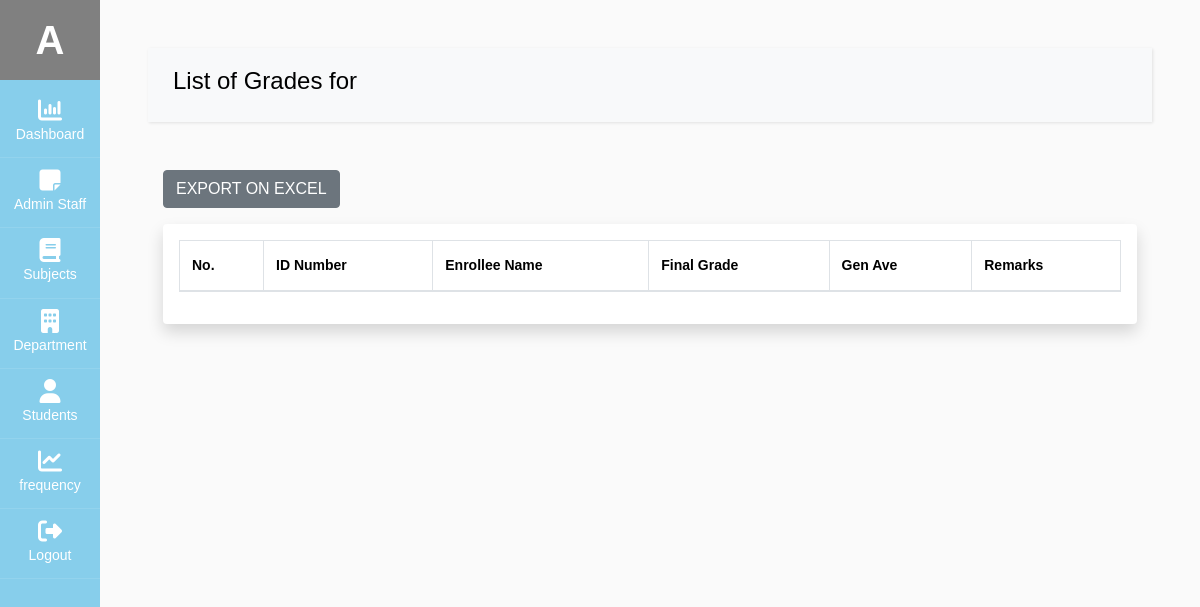
/admin/view_subject.php?subject_id=63 (signed in), run on an earlier commit of the app's database.
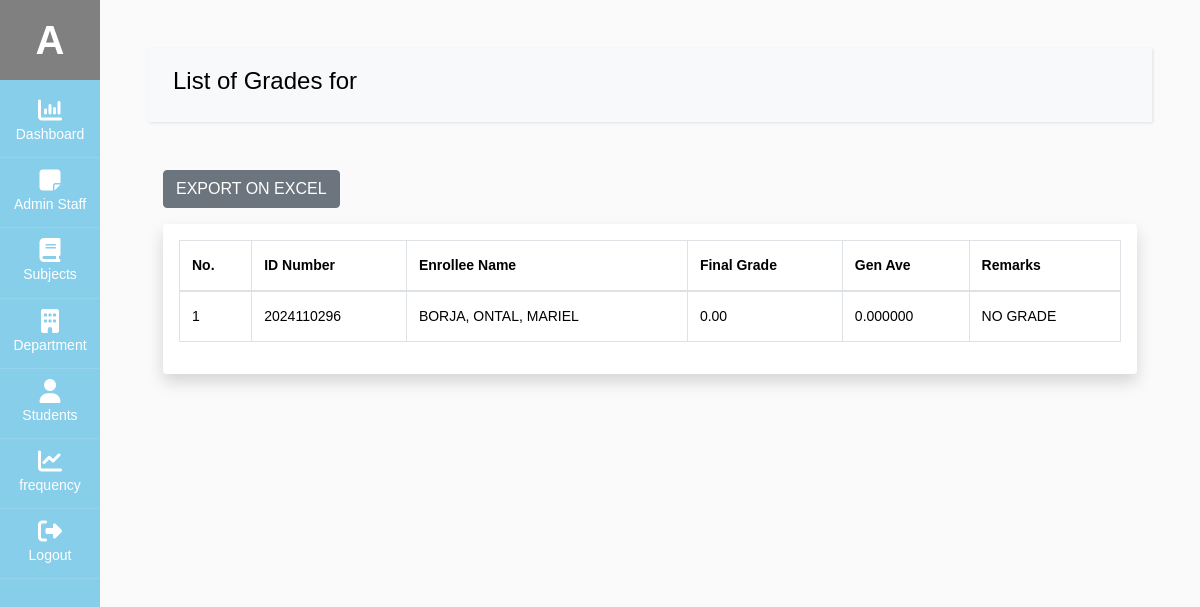
And on a later commit of the database.
### tables this page shows
CREATE TABLE `user` (
  `admin_id` int(11) NOT NULL,
  `fname` varchar(60) NOT NULL,
  `mname` varchar(60) DEFAULT NULL,
  `lname` varchar(60) NOT NULL,
  `email` varchar(100) NOT NULL,
  `username` varchar(100) NOT NULL,
  `password` varchar(100) NOT NULL,
  `type` varchar(20) NOT NULL,
  `profile_img` varchar(255) DEFAULT NULL,
  `status` int(11) NOT NULL DEFAULT 1
);

CREATE TABLE `student` (
  `stud_id` int(11) NOT NULL,
  `stud_course` varchar(60) NOT NULL,
  `stud_fname` varchar(60) NOT NULL,
  `stud_mname` varchar(60) DEFAULT NULL,
  `stud_lname` varchar(60) NOT NULL,
  `stud_phone` varchar(60) NOT NULL,
  `stud_bday` date NOT NULL,
  `stud_address` varchar(60) NOT NULL,
  `stud_gender` varchar(60) NOT NULL,
  `stud_year_level` varchar(60) NOT NULL,
  `stud_section` varchar(60) NOT NULL,
  `stud_sem` varchar(60) NOT NULL,
  `stud_academic_status` varchar(60) NOT NULL,
  `stud_school_year` varchar(255) NOT NULL,
  `stud_status` int(11) NOT NULL DEFAULT 1
);

### db/db.php (called while the page is built, shortened)
<?php
class db_connect
{
    public $host = db_host;
    public $user = db_user;
    public $pass = db_pass;
    public $name = db_name;
    public function connect()
    {
        try {
            $this->conn = new mysqli($this->host, $this->user, $this->pass, $this->name);
        } catch (\Throwable $th) {
            header("Location:setup.php");
        }
    }
}

### db/class.php (called while the page is built, shortened)
<?php
include('db.php');
class global_class extends db_connect
{
    public function get_All_studentBasedSubject($subject_id)
    {
        $query = $this->conn->prepare("
            SELECT sub.course_code,ss.ss_stud_id, AVG(ss.ss_final_grade) AS general_average,stud.stud_fname,stud.stud_mname,stud.stud_lname,stud_id,ss_final_grade
            FROM `student_subject` AS ss
            LEFT JOIN subject AS sub ON sub.subject_id = ss.ss_subject_id
            LEFT JOIN student AS stud ON stud.stud_id = ss.ss_stud_id
            WHERE ss.ss_subject_id = ? AND stud.stud_status = '1'
            GROUP BY ss.ss_stud_id;
        ");
        $query->bind_param("i", $subject_id);
        if ($query->execute()) {
            $result = $query->get_result();
            return $result;
        } else {
            return "Execution Error: " . $query->error;
        }
    }
    public function get_user_info($admin_id)
    {
        $query = $this->conn->prepare("SELECT * FROM `user` where status='1' AND admin_id =$admin_id");
        if ($query->execute()) {
            $result = $query->get_result();
            return $result;
        }
    }
}

### admin/view_subject.php (the view, shortened to what this page needs)
<?php
include('../components/admin-header.php');
$subject_id=$_GET['subject_id'];
$subject_code=$_GET['code'];
?>
<div id="content" class="p-4 p-md-5">
<nav class="navbar navbar-expand-lg navbar-light bg-light" >
  <div class="container-fluid" >
    <h4>List of Grades for <?= $subject_code?></h4>
  </div>
</nav>
<div class="container mt-5">
   <button class="btn btn-secondary mb-3" id="exportExcel">EXPORT ON EXCEL</button>
    <div class="table-responsive shadow p-3 mb-5 bg-white rounded">
    <table id="studentTable" class="table table-bordered">
        <thead>
            <tr>
                <th>No.</th>
                <th>ID Number</th>
                <th>Enrollee Name</th>
                <th>Final Grade</th>
                <th>Gen Ave</th>
                <th>Remarks</th>
            </tr>
        </thead>
        <tbody>
            <?php
                $get_All_student = $admin_db->get_All_studentBasedSubject($subject_id);
                    $count = 1;
                    while ($student = $get_All_student->fetch_array()):
                        $fullname=$student['stud_lname'].", ".$student['stud_mname'].", ".$student['stud_fname'];
                        $general_ave=$student['general_average'];
                        if($general_ave<=0){
                            $remarks="NO GRADE";
                        }else if($general_ave>0 && $general_ave <= 3 ){
                            $remarks="PASSED";
                        }else if($general_ave>0 && $general_ave > 3 ){
                            $remarks="FAILED";
                        }
            ?>
            <tr>
                <td><?=$count?></td>
                <td><?=$student['stud_id']?></td>
                <td><?=strtoupper($fullname)?></td>
                <td><?=$student['ss_final_grade']?></td>
                <td><?=$student['general_average']?></td>
                <td><?=$remarks?></td>
            </tr>
            <?php
                    $count++;
                    endwhile;
            ?>
        </tbody>
    </table>
</div>
</div>
<?php
include('../components/admin-footer.php');
?>

### components/admin-header.php (shortened to what this page needs)
<?php
include('../db/class.php');
$admin_db = new global_class();
$admin_restrictions="";
if (isset($_SESSION['admin_id'])) {
    $admin_id = $_SESSION['admin_id'];
    $getUserDetails = $admin_db->get_user_info($admin_id);
    $user = $getUserDetails->fetch_array();
    $admin_id =$user['admin_id'];
    $username=$user['username'];
}
?>
<!doctype html>
<html lang="en">
  <head>
		<link rel="stylesheet" href="../node_modules/font-awesome/css/font-awesome.min.css">
    <link rel="stylesheet" href="../node_modules/alertifyjs/build/css/alertify.min.css"/>
    <link rel="stylesheet" href="../node_modules/alertifyjs//build/css/themes/default.min.css"/>
    <link rel="stylesheet" href="../node_modules/bootstrap/dist/css/bootstrap.min.css"/>
    <link rel="stylesheet" href="../css/dataTables.bootstrap5.css">
		<link rel="stylesheet" href="../css/admin.css">
  </head>
  <body>
		<div class="wrapper d-flex align-items-stretch" >
			<nav id="sidebar" class="active" >
				<h1><a href="profile.php?profile_id=<?=$admin_id?>" class="logo" style="background-color:gray;"><?=ucfirst($username[0])?></a></h1>
        <ul class="list-unstyled components mb-5">
          <li class="active">
            <a href="dashboard.php"><span class="fa fa-bar-chart"></span> Dashboard</a>
          </li>
          <li <?=$admin_restrictions?>>
            <a href="user.php"><span class="fa fa-sticky-note"></span>Admin Staff</a>
          </li>
          <li <?=$admin_restrictions?>>
            <a href="subject.php"><span class="fa fa-book"></span> Subjects</a>
          </li>
          <li <?=$admin_restrictions?>>
            <a href="department.php"><span class="fa fa-building"></span> Department</a>
          </li>
          <li>
              <a href="student.php"><span class="fa fa-user"></span> Students</a>
          </li>
          <li>
              <a href="frequency.php"><span class="fa fa-line-chart"></span> frequency</a>
          </li>
          <li>
            <a href="Logout.php"><span class="fa fa-sign-out"></span> Logout</a>
          </li>
        </ul>
    	</nav>
  </body>
</html>

### components/admin-footer.php (shortened to what this page needs)
</div>

What changed in the data, as far as the page shows it:
added student: stud_id "2024110296", fullname "BORJA, ONTAL, MARIEL", ss_final_grade "0.00", general_average "0.000000", remarks "NO GRADE"
